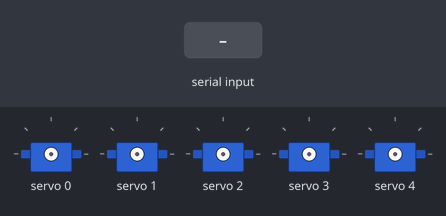
A sketch run on a simulated Arduino Uno, built with avr-gcc and run on an emulated ATmega328P. Parts: 5 × servo. The inputs (shaded band) are chosen by the test bench.

Above: at 1.2 s.
1.3 s: "90;45\n" received over Serial
2.8 s: "30;150\n" received over Serial
At 3.7 s:
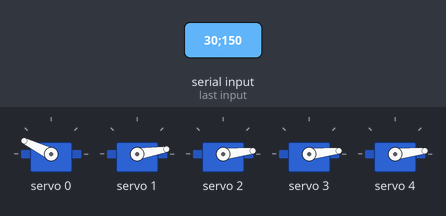
4.3 s: "5\n" received over Serial
At 5.5 s:
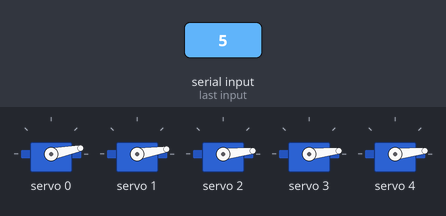
5.8 s: "90\n" received over Serial
At 6.9 s:
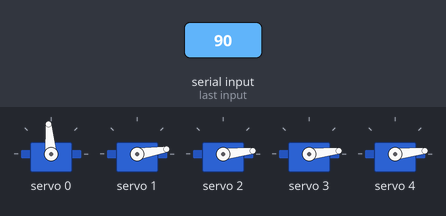
7.3 s: "200\n" received over Serial
At 8.1 s:
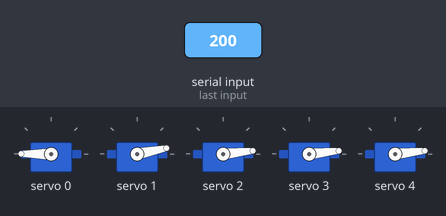
8.8 s: "1;90;45\n" received over Serial
At 9.7 s:
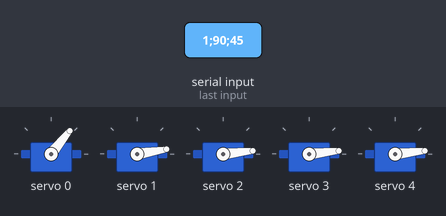
Timing chart, 0 to 11.3 s (numbered marks = the images above; inputs shaded):
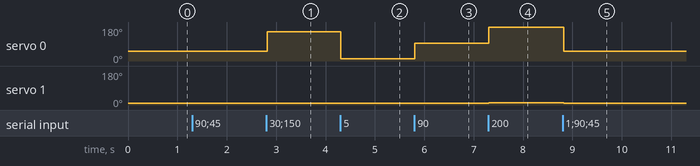

Measured:
- after the input at 2.8 s, servo 0: 51° → 154° at once
- after the input at 4.3 s, servo 0: 154° → 11° at once
- after the input at 5.8 s, servo 0: 11° → 95° at once
- after the input at 7.3 s, servo 0: 95° → 180° at once; servo 1: 9° → 11° at once
- after the input at 8.8 s, servo 0: 180° → 51° at once; servo 1: 11° → 9° at once

The sketch:

largearrayMotorMotion.ino
```cpp
#include <Wire.h>
#include <Adafruit_PWMServoDriver.h>

Adafruit_PWMServoDriver pwm = Adafruit_PWMServoDriver();
#define SERVOMIN  150 // This is the 'minimum' pulse length count (out of 4096)
#define SERVOMAX  600 // This is the 'maximum' pulse length count (out of 4096)

// Adjust these values for your servos
float angles[6]; // Current angles for each motor
int servoNums[6] = {0, 1, 2, 3, 4, 5}; // Servo numbers on the PWM driver

void setup() {
  Serial.begin(9600);
  pwm.begin();

  pwm.setPWMFreq(60);  // Analog servos run at ~60 Hz updates
  delay(10);
}

void parseAndMoveServos(String command) {
  // Replace MATLAB format brackets with Arduino compatible ones
  command.replace('[', ' ');
  command.replace(']', ' ');
  command.trim();

  int prevIdx = 0;
  int nextIdx;
  String angleSet;

  while ((nextIdx = command.indexOf(';', prevIdx)) != -1) {
    angleSet = command.substring(prevIdx, nextIdx);
    moveServos(angleSet);
    prevIdx = nextIdx + 1;
  }
  // For the last set of angles
  angleSet = command.substring(prevIdx);
  if (angleSet.length() > 0) {
    moveServos(angleSet);
  }
}

void moveServos(String anglesStr) {
  anglesStr.replace(";", "");
  int angles[6];
  int startIdx = 0;
  int endIdx = 0;
  int i = 0;

  // Parse angles for each motor
  while ((endIdx = anglesStr.indexOf(',', startIdx)) != -1 && i < 6) {
    angles[i++] = anglesStr.substring(startIdx, endIdx).toInt();
    startIdx = endIdx + 1;
  }
  angles[i] = anglesStr.substring(startIdx).toInt(); // Last angle

  // Move each servo
  for (int i = 0; i < 6; i++) {
    setServoPulse(servoNums[i], angles[i]);
  }
}

void setServoPulse(uint8_t n, float angle) {
  float pulseLength = map(angle, 0, 180, SERVOMIN, SERVOMAX); // Map angle to pulse length
  pwm.setPWM(n, 0, pulseLength);
}


void loop() {
  if (Serial.available() > 0) {
    String command = Serial.readStringUntil('\n'); // Read the command from MATLAB
    parseAndMoveServos(command); // Parse and move servos according to the command
  }
}
```
